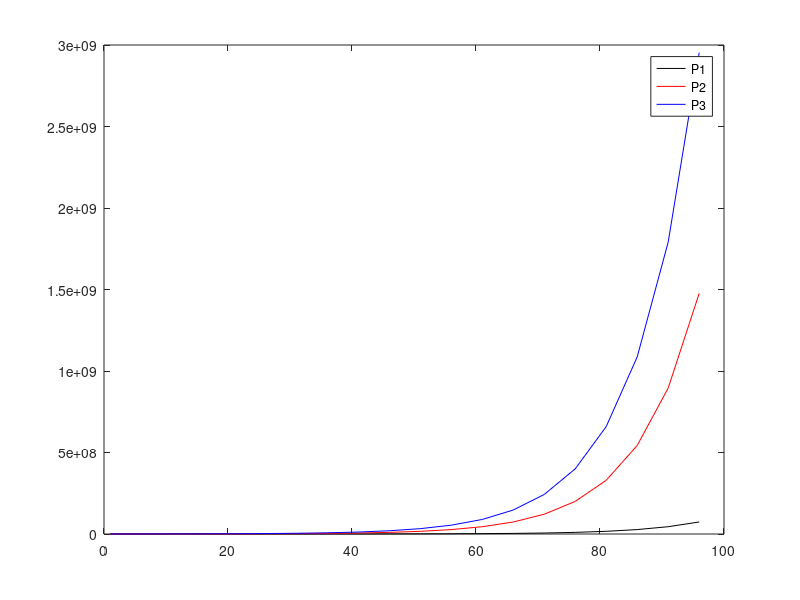
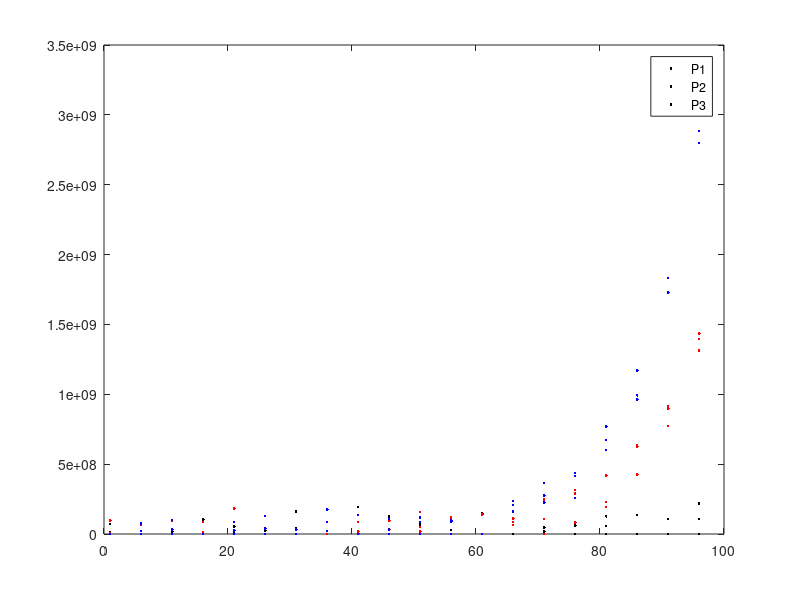

MATLAB code to generate these figures, in order:
close all;
%K = 1000; K2 = 500;
C = 100;
r = 0.1; r3 = 0.05;

t=1:5:100;

m = 50*C.*exp(r.*t);
m2 = 1000*C.*exp(r.*t);
m3 = 2000*C.*exp(r.*t);

figure;plot(t,m,'k',t,m2,'r',t,m3,'b')

legend('P1','P2','P3')

P1 = [m; m; m] + 9e7*randn(3,20);
P2 = [m2; m2; m2] + 9e7*randn(3,20);
P3 = [m3; m3; m3] + 9e7*randn(3,20);
P1(P1<0)=0;
P2(P2<0)=0;
P3(P3<0)=0;

figure;plot(t,P1,'k.',t,P2,'r.',t,P3,'b.')
legend('P1','P2','P3')
save('BacterialGrowthRates','t','P1','P2','P3')